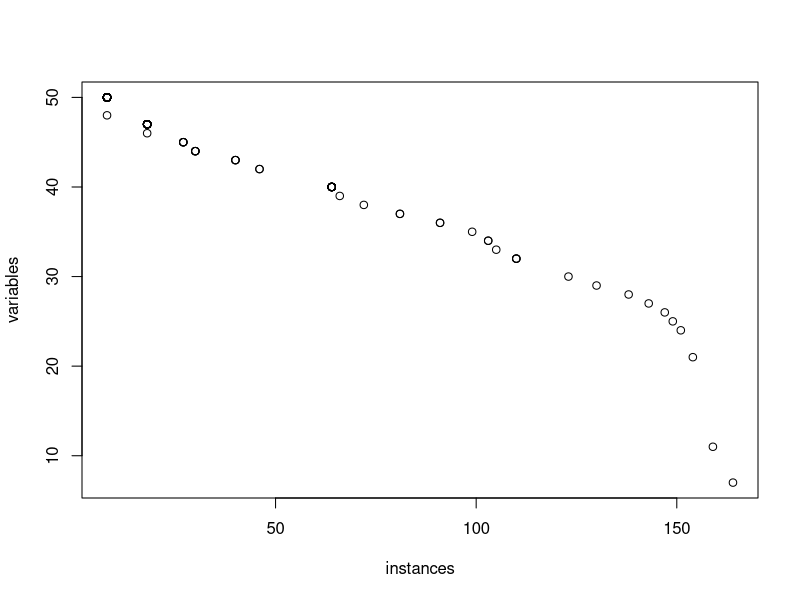

Write R code to recreate this figure.
hcc = read.csv('./datasets/hcc-data.csv');
attach(hcc)
available.data <- function (csv.data, withPrint = FALSE) {
    row.count = length(csv.data[,1])
    col.count = length(csv.data[1,])
    col.names = names(csv.data)
    data.counts = c()
    var.counts = c()
    for (missing.count in 1:row.count) {
        all.data = replace(c(1:row.count), c(1:row.count), TRUE)
        var.count = 0
        var.names = replace(c(1:col.count), c(1:col.count), NA)
        for (col.num in 1:col.count) {
            if (length(which(csv.data[col.num] == '?')) <= missing.count) {
                var.count = var.count + 1
                var.names[col.num] = names(csv.data)[col.num]
                na <- is.na(replace(c(1:row.count), csv.data[col.num] == '?', NA))
                all.data = replace(all.data, na, FALSE)
            }
        }
        if (withPrint) {
            print(paste('Missing count less than', missing.count))
            print(paste('instances: ', length(which(all.data == 1))))
            print(paste('variable count: ', var.count))
            print('variable names: ')
            print(var.names)
        }
        data.counts[missing.count] = c(length(which(all.data == 1)))
        var.counts[missing.count] = var.count
    }
    return(data.frame(missing = 1:row.count, instance = data.counts, variable = var.counts))
}
result = available.data(hcc)
png('plots/data-missing.png')
plot(x = result$instance, y = result$variable, xlab = 'instances', ylab = 'variables')
dev.off()
